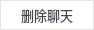
<?xml version="1.0" encoding="UTF-8"?>
<ui version="4.0">
 <class>STChatDeleteMenuClass</class>
 <widget class="QWidget" name="STChatDeleteMenuClass">
  <property name="geometry">
   <rect>
    <x>0</x>
    <y>0</y>
    <width>94</width>
    <height>30</height>
   </rect>
  </property>
  <property name="windowTitle">
   <string>STChatDeleteMenu</string>
  </property>
  <layout class="QHBoxLayout" name="horizontalLayout">
   <property name="spacing">
    <number>0</number>
   </property>
   <property name="leftMargin">
    <number>0</number>
   </property>
   <property name="topMargin">
    <number>0</number>
   </property>
   <property name="rightMargin">
    <number>0</number>
   </property>
   <property name="bottomMargin">
    <number>0</number>
   </property>
   <item>
    <widget class="QLabel" name="lblDelete">
     <property name="minimumSize">
      <size>
       <width>0</width>
       <height>30</height>
      </size>
     </property>
     <property name="maximumSize">
      <size>
       <width>16777215</width>
       <height>30</height>
      </size>
     </property>
     <property name="font">
      <font>
       <family>微软雅黑</family>
       <pointsize>10</pointsize>
      </font>
     </property>
     <property name="styleSheet">
      <string notr="true">color: rgb(67, 69, 85);
background-color: rgb(255, 255, 255);
border:1px solid #e3e3e3;</string>
     </property>
     <property name="text">
      <string>删除聊天</string>
     </property>
     <property name="alignment">
      <set>Qt::AlignCenter</set>
     </property>
    </widget>
   </item>
  </layout>
 </widget>
 <resources/>
 <connections/>
</ui>
